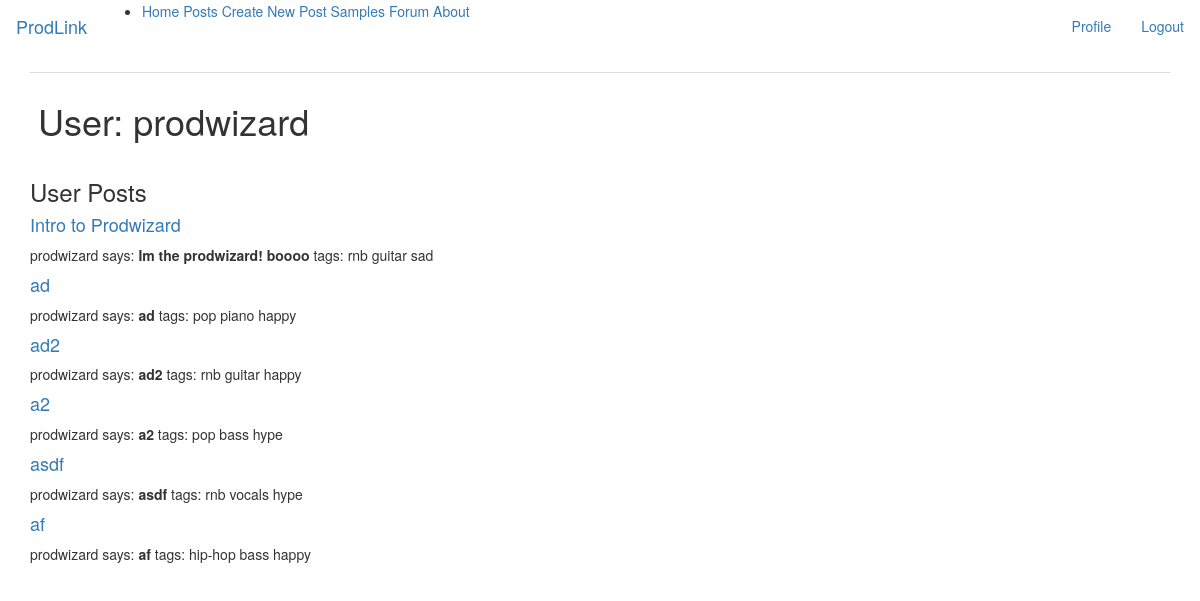
The app's page /user/prodwizard (signed in) with its own data.
### app/models.py (models this page shows, shortened)
class User(UserMixin, db.Model):
    id = db.Column(db.Integer, primary_key=True)
    username = db.Column(db.String(64), index=True, unique=True)
    email = db.Column(db.String(120), index=True, unique=True)
    password_hash = db.Column(db.String(128))
    posts = db.relationship('Post', backref='author', lazy='dynamic')

class Post(db.Model):
    id = db.Column(db.Integer, primary_key=True)
    title = db.Column(db.String(140))
    body = db.Column(db.String(140))
    timestamp = db.Column(db.DateTime, index=True, default=datetime.utcnow)
    audio_file = db.Column(db.String(255))
    user_id = db.Column(db.Integer, db.ForeignKey('user.id'))
    tags = db.relationship("Tag", secondary=tag_post_association, back_populates="posts")
    comments = db.relationship("Comment", secondary=comment_post_association, back_populates="posts")

class Tag(db.Model):
    id = db.Column(db.Integer, primary_key=True)
    name = db.Column(db.String(64), index=True, unique=True)
    posts = db.relationship("Post", secondary=tag_post_association, back_populates="tags")
    tag_type = db.Column(db.String(64), index=True)

### app/routes.py (the view)
@app.route('/user/<username>')
@login_required
def user(username):
    active_user = User.query.filter_by(username=username).first_or_404()
    form = EmptyForm()
    return render_template('user.html', user=active_user, form=form)

### app/models.py (called while the page is built)
@login.user_loader
def load_user(id):
    return User.query.get(int(id))

### app/templates/user.html
{% extends "base.html" %}
{% block app_content %}
    <table class="table table-hover">
        <tr>
            <td>
                <h1>User: {{ user.username }}</h1>
            </td>
        </tr>
    </table>
    <h3>User Posts</h3>
    {% for post in user.posts %}
    <h4><a href="{{ url_for('post', post_id=post.id) }}">{{ post.title }}</a></h4>
    <p>
    {{ post.author.username }} says: <b>{{ post.body }}</b>
        tags:
        {% for tag in post.tags %}
        {{ tag.name }}
        {% endfor %}
    </p>
    {% endfor %}
{% endblock %}

### records on screen
User: username "prodwizard"
Post: title "Intro to Prodwizard", author.username "prodwizard", body "Im the prodwizard! boooo"
Tag: name "rnb"
Tag: name "guitar"
Tag: name "sad"
Post: title "ad", author.username "prodwizard", body "ad"
Tag: name "pop"
Tag: name "piano"
Tag: name "happy"
Post: title "ad2", author.username "prodwizard", body "ad2"
Post: title "a2", author.username "prodwizard", body "a2"
Tag: name "bass"
Tag: name "hype"
Post: title "asdf", author.username "prodwizard", body "asdf"
Tag: name "vocals"
Post: title "af", author.username "prodwizard", body "af"
Tag: name "hip-hop"
